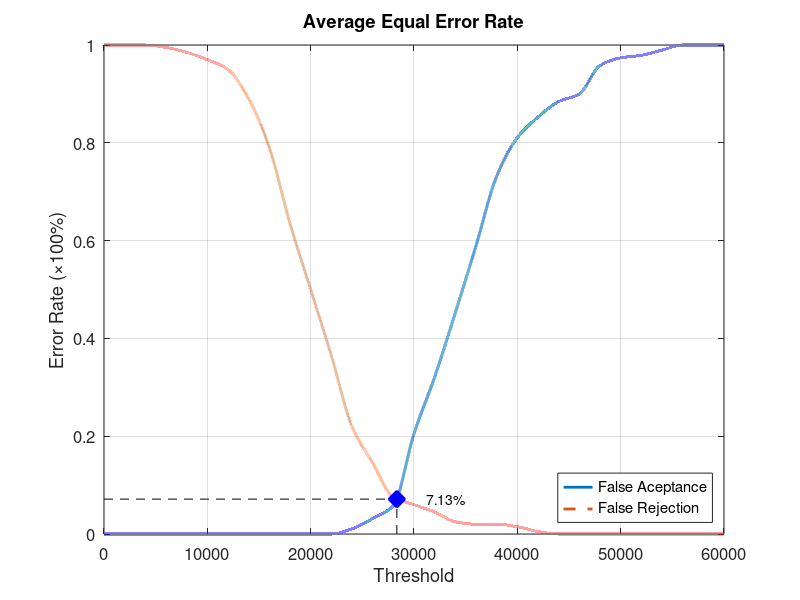
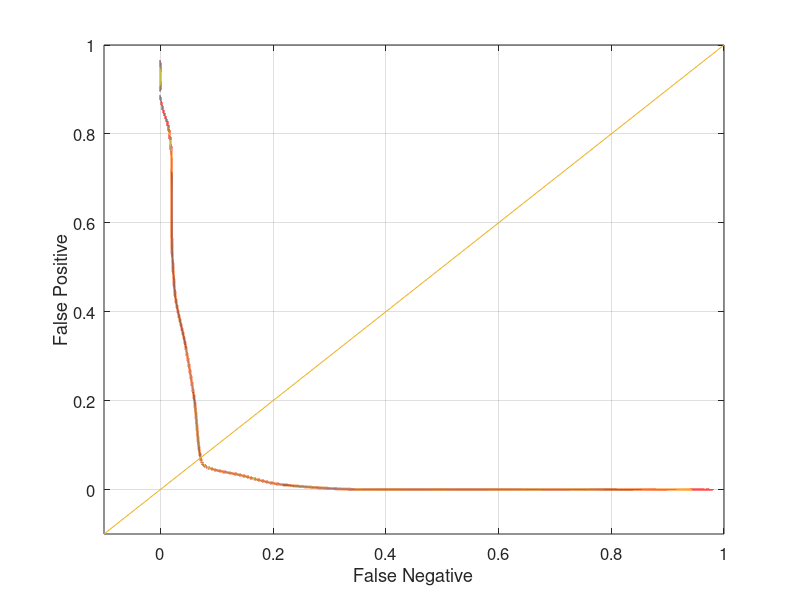

These figures' MATLAB source, in order:
function yEER = Database3_2
close all;
clear;
clc;
x = 0:2000:60000;
xq = 0:0.5:60000;

y0 = [0 0 0 0 0 0 0 0 0 0 0 0 0.0105263 0.0315789 0.0578947 0.205263 0.321053 0.452632 0.589474 0.731579 0.810526 0.852632 0.884211 0.9 0.957895 0.973684 0.978947 0.989474 1 1 1];
yy0 = interp1(x, y0, xq, 'pchip');
y1 = [1 1 1 0.995 0.985 0.97 0.95 0.89 0.79 0.635 0.5 0.365 0.22 0.145 0.075 0.06 0.045 0.025 0.02 0.02 0.015 0.005 0 0 0 0 0 0 0 0 0];
yy1 = interp1(x, y1, xq, 'pchip');

% Calculating EER: 
y2 = abs(y0 - y1);
find(y2 == min(y2))
yy2 = abs(yy0 - yy1);
xEER = find(yy2 == min(yy2));
xEERIndex = xq(xEER) % X-axis EER
yEER = yy0(xEER) % Y-axis EER

main = figure
plot(xq, yy0,'-','LineWidth', 2);	hold on
plot(xq, yy1,'--','LineWidth', 2);	hold on
plot([xEERIndex xEERIndex], [0 yEER], 'k--');	hold on
plot([0 xEERIndex], [yEER yEER], 'k--');	hold on
plot(xEERIndex, yEER, 'bx', 'LineWidth', 10);	hold on
text(xEERIndex + 10 * xEERIndex / 100, yEER, [num2str(round((10000 * yEER)) / 100) '%'])
legend('False Aceptance', 'False Rejection', 'Location', 'SouthEast')
xlabel('Threshold')
ylabel('Error Rate (\times100%)')
title('Average Equal Error Rate')
set(gca, 'FontSize', 12)
axis([0 60000 0 1])
grid on

print(main, 'Database3_2Main', '-dpng');
FNRxFPR = figure('Color', [1 1 1]);
plot(yy1, yy0, '-', yy1, yy0, 'LineWidth', 2);
hold on
y = -0.1:0.1:1
plot(y, y); 
set(gca, 'FontSize', 12)
xlabel('False Negative')
ylabel('False Positive')
axis([-0.1 1 -0.1 1])
set(gca, 'FontSize', 12)
grid on

print(FNRxFPR, 'Database3_2FNRxFPR','-dpng');
end
